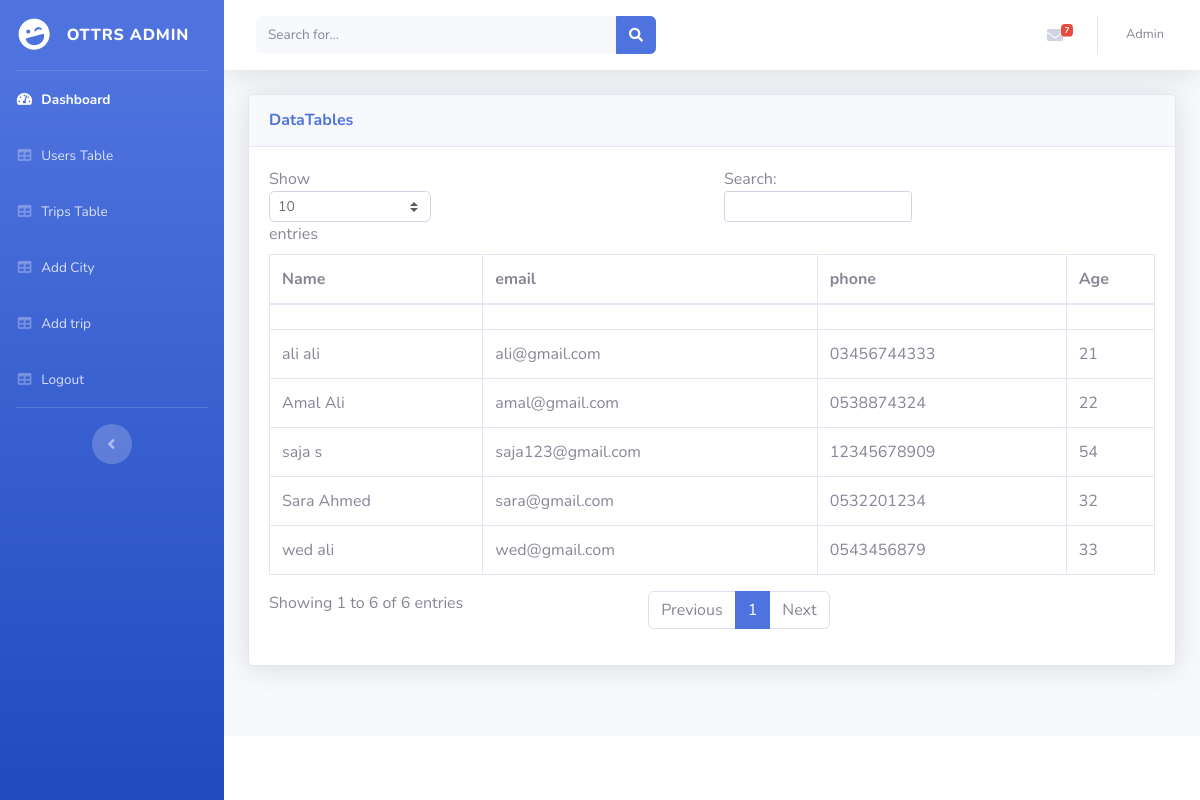
Page /admin/userstable.php on the committed database.
### tables this page shows
CREATE TABLE `user` (
  `email` varchar(200) NOT NULL,
  `password` text NOT NULL,
  `role` int(11) NOT NULL
);

CREATE TABLE `info` (
  `email` varchar(200) NOT NULL,
  `name` varchar(300) NOT NULL,
  `age` varchar(60) NOT NULL,
  `phone` varchar(90) NOT NULL,
  `natl` varchar(200) NOT NULL,
  `id` int(11) NOT NULL,
  `Gender` varchar(20) NOT NULL
);

### admin/userstable.php (the view, shortened to what this page needs)
<?php
require "../conne.php";
?>
<!DOCTYPE html>
<html lang="en">
<head>
  <link href="vendor/fontawesome-free/css/all.min.css" rel="stylesheet" type="text/css">
  <link href="css/sb-admin-2.min.css" rel="stylesheet">
</head>
<body id="page-top">
  <div id="wrapper">
    <ul class="navbar-nav bg-gradient-primary sidebar sidebar-dark accordion" id="accordionSidebar">
      <a class="sidebar-brand d-flex align-items-center justify-content-center" href="dashboard.html">
        <div class="sidebar-brand-icon rotate-n-15">
          <i class="fas fa-laugh-wink"></i>
        </div>
        <div class="sidebar-brand-text mx-3">OTTRS Admin <sup></sup></div>
      </a>
      <hr class="sidebar-divider my-0">
      <li class="nav-item active">
        <a class="nav-link" href="dashboard.php">
          <i class="fas fa-fw fa-tachometer-alt"></i>
          <span>Dashboard</span></a>
      </li>
      <li class="nav-item">
        <a class="nav-link" href="userstable.php">
          <i class="fas fa-fw fa-table"></i>
          <span>Users Table</span></a>
      </li>
      <li class="nav-item">
        <a class="nav-link" href="tripstable.php">
          <i class="fas fa-fw fa-table"></i>
          <span>Trips Table</span></a>
      </li>
      <li class="nav-item">
        <a class="nav-link" href="addCity.php">
          <i class="fas fa-fw fa-table"></i>
          <span>Add City</span></a>
      </li>
      <li class="nav-item">
        <a class="nav-link" href="tripstable.php">
          <i class="fas fa-fw fa-table"></i>
          <span>Add trip</span></a>
      </li>
      <li class="nav-item">
        <a class="nav-link" href="logout.php">
          <i class="fas fa-fw fa-table"></i>
          <span>Logout</span></a>
      </li>
      <hr class="sidebar-divider d-none d-md-block">
      <div class="text-center d-none d-md-inline">
        <button class="rounded-circle border-0" id="sidebarToggle"></button>
      </div>
    </ul>
    <div id="content-wrapper" class="d-flex flex-column">
      <div id="content">
        <nav class="navbar navbar-expand navbar-light bg-white topbar mb-4 static-top shadow">
          <form class="d-none d-sm-inline-block form-inline mr-auto ml-md-3 my-2 my-md-0 mw-100 navbar-search">
            <div class="input-group">
              <input type="text" class="form-control bg-light border-0 small" placeholder="Search for..." aria-label="Search" aria-describedby="basic-addon2">
              <div class="input-group-append">
                <button class="btn btn-primary" type="button">
                  <i class="fas fa-search fa-sm"></i>
                </button>
              </div>
            </div>
          </form>
          <ul class="navbar-nav ml-auto">
            <li class="nav-item dropdown no-arrow d-sm-none">
            <li class="nav-item dropdown no-arrow mx-1">
              <a class="nav-link dropdown-toggle" href="#" id="messagesDropdown" role="button" data-toggle="dropdown" aria-haspopup="true" aria-expanded="false">
                <i class="fas fa-envelope fa-fw"></i>
                <span class="badge badge-danger badge-counter">7</span>
              </a>
            </li>
            <li class="nav-item dropdown no-arrow">
              <a class="nav-link dropdown-toggle" href="#" id="userDropdown" role="button" data-toggle="dropdown" aria-haspopup="true" aria-expanded="false">
                <span class="mr-2 d-none d-lg-inline text-gray-600 small">Admin </span>
              </a>
            </li>
          </ul>
        </nav>
        <div class="container-fluid">
          <div class="card shadow mb-4">
            <div class="card-header py-3">
              <h6 class="m-0 font-weight-bold text-primary">DataTables </h6>
            </div>
            <div class="card-body">
              <div class="table-responsive">
                <table class="table table-bordered" id="dataTable" width="100%" cellspacing="0">
                  <thead>
                    <tr>
                      <th>Name</th>
                      <th>email</th>
                      <th>phone</th>
                      <th>Age</th>
                    </tr>
                  </thead>
                  <tbody>
                    <?php
                    $sql="SELECT * FROM user LEFT JOIN info ON user.email=info.email";
                    $res=mysqli_query($mycon,$sql);
                    if(mysqli_num_rows($res)){
                      while ($rows=mysqli_fetch_array($res)) {
                        echo '
                        <tr>
                        <td>'.$rows['name'].'</td>
                        <td>'.$rows['email'].'</td>
                        <td>'.$rows['phone'].'</td>
                        <td>'.$rows['age'].'</td>
                        </tr>
                        ';
                      }
                    }
                    ?>
                  </tbody>
                </table>
              </div>
            </div>
          </div>
        </div>
      </div>
      <footer class="sticky-footer bg-white">
      </footer>
    </div>
  </div>
</body>
</html>

### rows in the picture
user: info.name "ali ali", info.email "ali@gmail.com", info.phone "03456744333", info.age "21"
user: info.name "Amal Ali", info.email "amal@gmail.com", info.phone "0538874324", info.age "22"
user: info.name "saja s", info.email "saja123@gmail.com", info.phone "12345678909", info.age "54"
user: info.name "Sara Ahmed", info.email "sara@gmail.com", info.phone "0532201234", info.age "32"
user: info.name "wed ali", info.email "wed@gmail.com", info.phone "0543456879", info.age "33"
